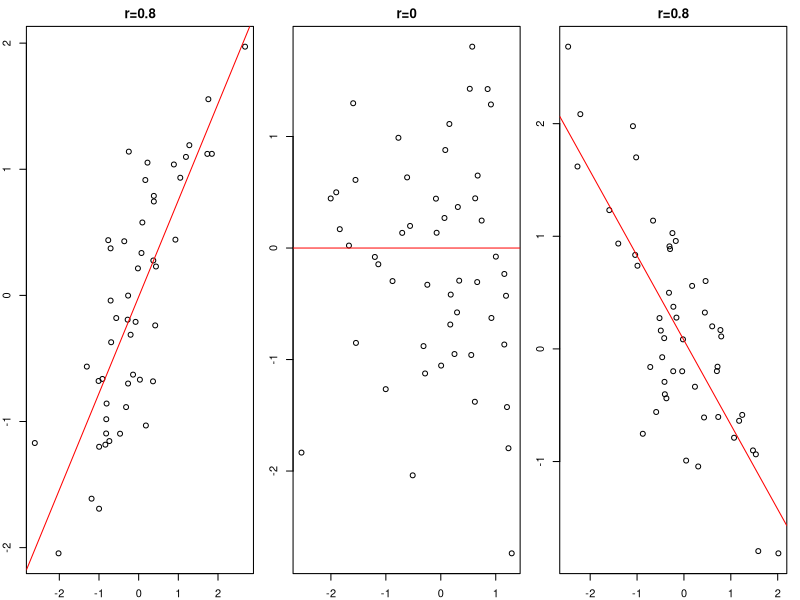

Generate this figure with R:
# 그림 9-1
set.seed(9)
rvnorm <- function(r) {
  x <- rnorm(50, 0, 1)
  y <- rnorm(50, r*x, sqrt(1-r^2))
  return(cbind(x,y))
}

par(mfrow=c(1, 3), mar=c(2, 2, 2, 1), oma=c(0,0,0,0))

r1 <- rvnorm(0.8)
plot(r1, main="r=0.8")
abline(lm(r1[,2] ~ r1[,1]), col="red")

plot(rvnorm(0), main="r=0")
abline(h=0, col="red")

r3 <- rvnorm(-0.8)
plot(r3, main="r=0.8")
abline(lm(r3[,2] ~ r3[,1]), col="red")